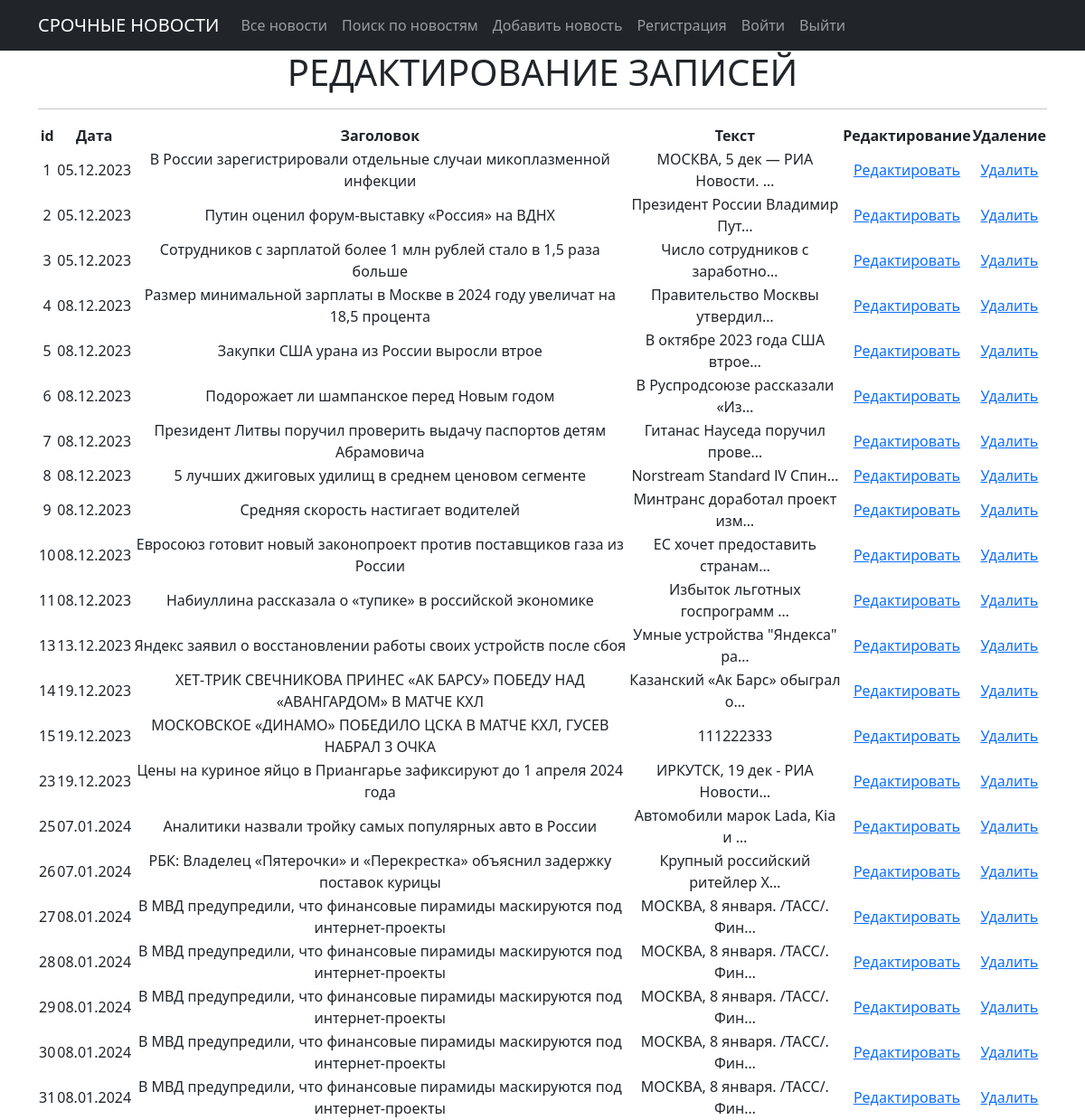
The app's page /utils/, older data.
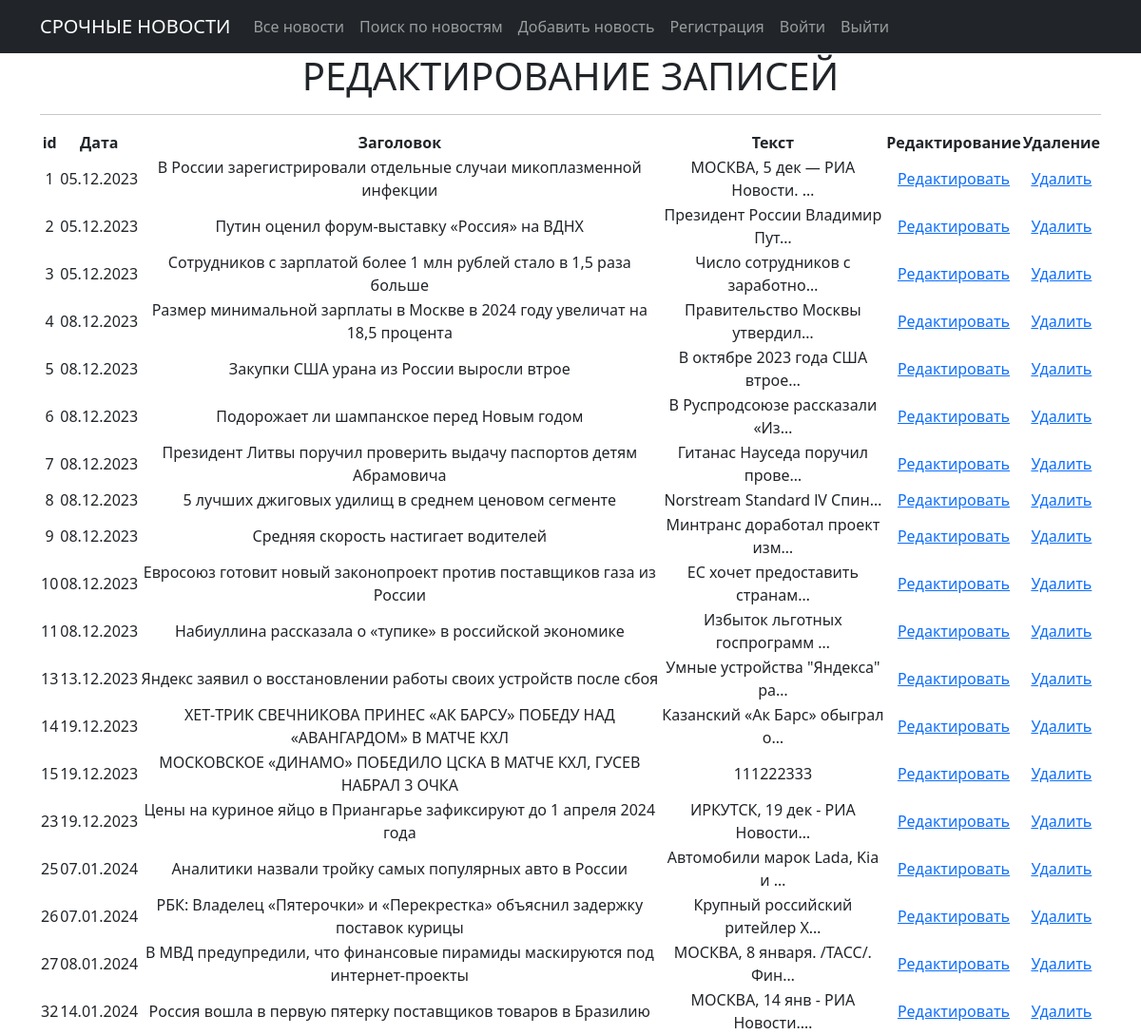
The same page, newer data.
### news/models.py (models this page shows, shortened)
class Post(models.Model):
    author = models.ForeignKey(Author, on_delete=models.CASCADE)
    NEWS = 'NW'
    ARTICLE = 'AR'
    CATEGORY_CHOICES = ((NEWS, 'Новость'), (ARTICLE, 'Статья'),)
    categoryType = models.CharField(max_length=2, choices=CATEGORY_CHOICES, default=ARTICLE)
    dateCreation = models.DateTimeField(auto_now_add=True)
    postCategory = models.ManyToManyField('Category', through='PostCategory')
    title = models.CharField(max_length=128)
    text = models.TextField()
    rating = models.SmallIntegerField(default=0)

### news/views.py (the view)
# urls.py: path('utils/', NewsUtil.as_view(), name='news_util'),
class NewsUtil(ListView):
    form_class = PostForm
    model = Post
    template_name = 'news_utils.html'

### templates/news_utils.html (shortened to what this page needs)
{% extends 'flatpages/default.html' %}
{% load custom_tags %}
{% block content %}
    <h1>РЕДАКТИРОВАНИЕ ЗАПИСЕЙ</h1>
       <hr>
    {% if post_list %}
        <table>
           <tr>
               <th scope="col">id</th>
               <th scope="col">Дата</th>
               <th scope="col">Заголовок</th>
               <th scope="col">Текст</th>
               <th scope="col">Редактирование</th>
               <th scope="col">Удаление</th>
           </tr>
          {% for n in post_list %}
           <tr>
               <td>{{ n.id }}</td>
               <td>{{ n.dateCreation|date:'d.m.Y' }}</td>
               <td>{{ n.title}}</td>
               <td>{{ n.text|truncatechars:30 }}</td>
               <td><a href="{% url 'edit_page' n.pk %}">Редактировать</a></td>
               <td><a href="{% url 'delete_page' n.pk %}">Удалить</a></td>
           </tr>
           {% endfor %}
        </table>
   {% else %}
       <h2>Новостей нет!</h2>
   {% endif %}
{% endblock content %}

Row changes from the older to the newer data that the page shows:
removed Post: id "28", dateCreation "08.01.2024", title "В МВД предупредили, что финансовые пирамиды маскируются под интернет-проекты", text "МОСКВА, 8 января. /ТАСС/. Фин…"
removed Post: id "29", dateCreation "08.01.2024", title "В МВД предупредили, что финансовые пирамиды маскируются под интернет-проекты", text "МОСКВА, 8 января. /ТАСС/. Фин…"
removed Post: id "30", dateCreation "08.01.2024", title "В МВД предупредили, что финансовые пирамиды маскируются под интернет-проекты", text "МОСКВА, 8 января. /ТАСС/. Фин…"
removed Post: id "31", dateCreation "08.01.2024", title "В МВД предупредили, что финансовые пирамиды маскируются под интернет-проекты", text "МОСКВА, 8 января. /ТАСС/. Фин…"
added Post: id "32", dateCreation "14.01.2024", title "Россия вошла в первую пятерку поставщиков товаров в Бразилию", text "МОСКВА, 14 янв - РИА Новости.…"
